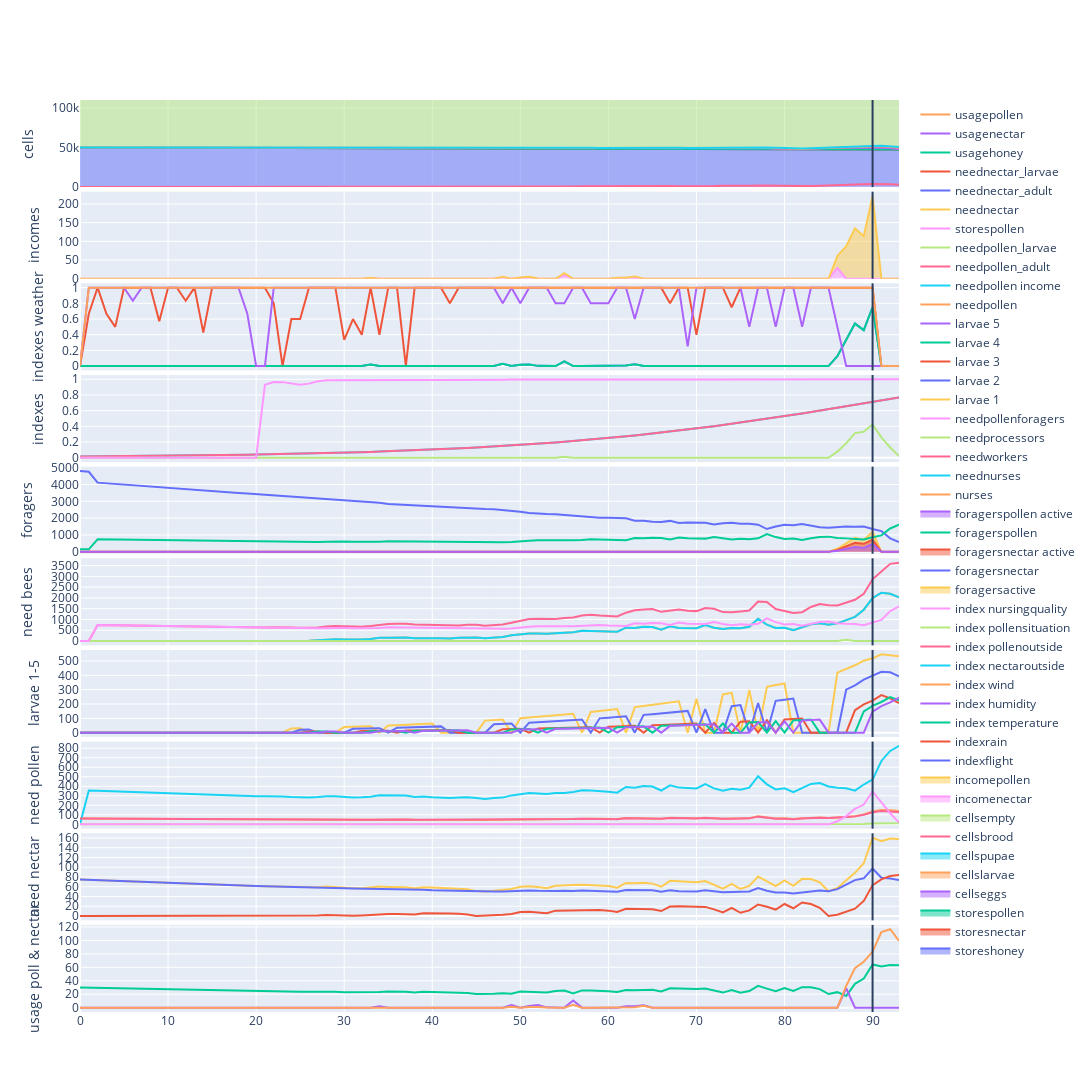

Notebook source saved alongside this figure:
### Markdown cell above
# Toutes les données
Ici on modélise toutes les données du model hopomo, et des données météo. Une barre verticale représente le jour courant.
Les données après sont donc la prévision sur 4 jours.

### Code cell
fig2 = make_subplots(rows=10, cols=1, vertical_spacing=0.005, shared_xaxes=True)
# Cells
fig2.add_trace(go.Scatter(y=data_simu["storeshoney"], name="storeshoney", mode='lines', xaxis="x", yaxis="y1",stackgroup='one'), row=1, col=1)
fig2.add_trace(go.Scatter(y=data_simu["storesnectar"], name="storesnectar", mode='lines', xaxis="x", yaxis="y1",stackgroup='one'), row=1, col=1)
fig2.add_trace(go.Scatter(y=data_simu["storespollen"], name="storespollen", mode='lines', xaxis="x", yaxis="y1",stackgroup='one'), row=1, col=1) 
fig2.add_trace(go.Scatter(y=data_simu["cellseggs"], name="cellseggs", mode='lines', xaxis="x", yaxis="y1",stackgroup='one'), row=1, col=1)
fig2.add_trace(go.Scatter(y=data_simu["cellslarvae"], name="cellslarvae", mode='lines', xaxis="x", yaxis="y1",stackgroup='one'), row=1, col=1)
fig2.add_trace(go.Scatter(y=data_simu["cellspupae"], name="cellspupae", mode='lines', xaxis="x", yaxis="y1",stackgroup='one'), row=1, col=1)
fig2.add_trace(go.Scatter(y=data_simu["cellsbrood"], name="cellsbrood", mode='lines', xaxis="x", yaxis="y1"), row=1, col=1)
fig2.add_trace(go.Scatter(y=data_simu["cellsempty"], name="cellsempty", mode='lines', xaxis="x", yaxis="y1",stackgroup='one'), row=1, col=1)


fig2.add_trace(go.Scatter(y=data_simu["incomenectar"], name="incomenectar", mode='lines', xaxis="x", yaxis="y1",stackgroup='one'),row=2, col=1)
fig2.add_trace(go.Scatter(y=data_simu["incomepollen"], name="incomepollen", mode='lines', xaxis="x", yaxis="y1",stackgroup='one'),
    row=2, col=1)

#Indexes
fig2.add_trace(go.Scatter(y=data_simu["indexflight"], name="indexflight", mode='lines', xaxis="x", yaxis="y1"), row=3, col=1)
fig2.add_trace(go.Scatter(y=data_simu["indexrain"], name="indexrain", mode='lines', xaxis="x", yaxis="y1"), row=3, col=1)
fig2.add_trace(go.Scatter(y=data_simu["indextemperature"], name="index temperature", mode='lines', xaxis="x", yaxis="y1"), row=3, col=1)
fig2.add_trace(go.Scatter(y=data_simu["indexhumidity"], name="index humidity", mode='lines', xaxis="x", yaxis="y1"), row=3, col=1)
fig2.add_trace(go.Scatter(y=data_simu["indexwind"], name="index wind", mode='lines', xaxis="x", yaxis="y1"), row=3, col=1)

fig2.add_trace(go.Scatter(y=data_simu["indexnectaroutside"], name="index nectaroutside", mode='lines', xaxis="x", yaxis="y1"), row=4, col=1)
fig2.add_trace(go.Scatter(y=data_simu["indexpollenoutside"], name="index pollenoutside", mode='lines', xaxis="x", yaxis="y1"), row=4, col=1)
fig2.add_trace(go.Scatter(y=data_simu["indexpollensituation"], name="index pollensituation", mode='lines', xaxis="x", yaxis="y1"), row=4, col=1)
fig2.add_trace(go.Scatter(y=data_simu["indexnursingquality"], name="index nursingquality", mode='lines', xaxis="x", yaxis="y1"), row=4, col=1)

fig2.add_trace(go.Scatter(y=data_simu["foragersactive"], name="foragersactive", mode='lines', xaxis="x", yaxis="y1",fill='tozeroy'), row=5, col=1)
fig2.add_trace(go.Scatter(y=data_simu["foragersnectar"], name="foragersnectar", mode='lines', xaxis="x", yaxis="y1"), row=5, col=1)
fig2.add_trace(go.Scatter(y=data_simu["foragersnectaractive"], name="foragersnectar active", mode='lines', xaxis="x", yaxis="y1",fill='tozeroy'), row=5, col=1)
fig2.add_trace(go.Scatter(y=data_simu["foragerspollen"], name="foragerspollen", mode='lines', xaxis="x", yaxis="y1"), row=5, col=1)
fig2.add_trace(go.Scatter(y=data_simu["foragerspollenactive"], name="foragerspollen active", mode='lines', xaxis="x", yaxis="y1",fill='tozeroy'), row=5, col=1)

fig2.add_trace(go.Scatter(y=data_simu["nurses"], name="nurses", mode='lines', xaxis="x", yaxis="y1"), row=6, col=1)
fig2.add_trace(go.Scatter(y=data_simu["neednurses"], name="neednurses", mode='lines', xaxis="x", yaxis="y1"), row=6, col=1)
fig2.add_trace(go.Scatter(y=data_simu["needworkers"], name="needworkers", mode='lines', xaxis="x", yaxis="y1"), row=6, col=1)
fig2.add_trace(go.Scatter(y=data_simu["needprocessors"], name="needprocessors", mode='lines', xaxis="x", yaxis="y1"), row=6, col=1)
fig2.add_trace(go.Scatter(y=data_simu["needpollenforagers"], name="needpollenforagers", mode='lines', xaxis="x", yaxis="y1"), row=6, col=1)

fig2.add_trace(go.Scatter(y=data_simu["larvae1"], name="larvae 1", mode='lines', xaxis="x", yaxis="y1"), row=7, col=1)
fig2.add_trace(go.Scatter(y=data_simu["larvae2"], name="larvae 2", mode='lines', xaxis="x", yaxis="y1"), row=7, col=1)
fig2.add_trace(go.Scatter(y=data_simu["larvae3"], name="larvae 3", mode='lines', xaxis="x", yaxis="y1"), row=7, col=1)
fig2.add_trace(go.Scatter(y=data_simu["larvae4"], name="larvae 4", mode='lines', xaxis="x", yaxis="y1"), row=7, col=1)
fig2.add_trace(go.Scatter(y=data_simu["larvae5"], name="larvae 5", mode='lines', xaxis="x", yaxis="y1"), row=7, col=1)

fig2.add_trace(go.Scatter(y=data_simu["needpollen"], name="needpollen", mode='lines', xaxis="x", yaxis="y1"),
    row=8, col=1)
fig2.add_trace(go.Scatter(y=data_simu["needpollenincome"], name="needpollen income", mode='lines', xaxis="x", yaxis="y1"),
    row=8, col=1)
fig2.add_trace(go.Scatter(y=data_simu["needpollen_adult"], name="needpollen_adult", mode='lines', xaxis="x", yaxis="y1"),
    row=8, col=1)
fig2.add_trace(go.Scatter(y=data_simu["needpollen_larvae"], name="needpollen_larvae", mode='lines', xaxis="x", yaxis="y1"),
    row=8, col=1)
fig2.add_trace(go.Scatter(y=data_simu["storespollen"], name="storespollen", mode='lines', xaxis="x", yaxis="y1"),
    row=8, col=1)


fig2.add_trace(go.Scatter(y=data_simu["neednectar"], name="neednectar", mode='lines', xaxis="x", yaxis="y1"),
    row=9, col=1)
fig2.add_trace(go.Scatter(y=data_simu["neednectar_adult"], name="neednectar_adult", mode='lines', xaxis="x", yaxis="y1"),
    row=9, col=1)
fig2.add_trace(go.Scatter(y=data_simu["neednectar_larvae"], name="neednectar_larvae", mode='lines', xaxis="x", yaxis="y1"),
    row=9, col=1)



fig2.add_trace(go.Scatter(y=data_simu["usagehoney"], name="usagehoney", mode='lines', xaxis="x", yaxis="y1"),
    row=10, col=1)
fig2.add_trace(go.Scatter(y=data_simu["usagenectar"], name="usagenectar", mode='lines', xaxis="x", yaxis="y1"),
    row=10, col=1)
fig2.add_trace(go.Scatter(y=data_simu["usagepollen"], name="usagepollen", mode='lines', xaxis="x", yaxis="y1"),
    row=10, col=1)

fig2.add_vline(x=today_number)


fig2.update_yaxes(title_text="cells", range=[0, 110000], row=1, col=1)
fig2.update_yaxes(title_text="incomes", row=2, col=1)
fig2.update_yaxes(title_text="indexes weather", nticks=10, row=3, col=1)
fig2.update_yaxes(title_text="indexes", nticks=10, row=4, col=1)
fig2.update_yaxes(title_text="foragers", nticks=10, row=5, col=1)
fig2.update_yaxes(title_text="need bees", nticks=10, row=6, col=1)
fig2.update_yaxes(title_text="larvae 1-5", nticks=10, row=7, col=1)
fig2.update_yaxes(title_text="need pollen", nticks=10, row=8, col=1)
fig2.update_yaxes(title_text="need nectar", nticks=10, row=9, col=1)
fig2.update_yaxes(title_text="usage poll & nectar", nticks=10, row=10, col=1)

fig2.update_traces(hovertemplate="day: %{x} <br>val: %{y:.1f}")
fig2.update_layout(autosize=False, height=3000, width=1200)
fig2.show()

### Figure 1 — Plotly figure (JSON) as saved in the notebook; plotly's stock layout.template omitted (floating-point values rounded to 4 significant figures)
{"data": [{"hovertemplate": "day: %{x} <br>val: %{y:.1f}", "mode": "lines", "name": "storeshoney", "stackgroup": "one", "type": "scatter", "xaxis": "x", "y": [50000, 49970.0, 49940.0, 49910.0, 49880.0, 49850.0, 49830.0, 49800.0, 49770.0, 49740.0, 49720.0, 49690.0, 49660.0, 49640.0, 49610.0, 49580.0, 49560.0, 49530.0, 49510.0, 49480.0, 49460.0, 49430.0, 49410.0, 49390.0, 49360.0, 49340.0, 49320.0, 49290.0, 49270.0, 49240.0, 49220.0, 49200.0, 49180.0, 49150.0, 49130.0, 49110.0, 49080.0, 49060.0, 49040.0, 49010.0, 48990.0, 48970.0, 48940.0, 48920.0, 48900.0, 48880.0, 48860.0, 48840.0, 48820.0, 48790.0, 48770.0, 48750.0, 48730.0, 48700.0, 48680.0, 48650.0, 48630.0, 48610.0, 48580.0, 48560.0, 48530.0, 48510.0, 48480.0, 48460.0, 48430.0, 48400.0, 48380.0, 48350.0, 48320.0, 48290.0, 48270.0, 48240.0, 48210.0, 48190.0, 48160.0, 48140.0, 48120.0, 48080.0, 48060.0, 48030.0, 48000.0, 47980.0, 47950.0, 47920.0, 47890.0, 47870.0, 47850.0, 47830.0, 47790.0, 47750.0, 47690.0, 47620.0, 47560.0, 47500.0], "yaxis": "y"}, {"hovertemplate": "day: %{x} <br>val: %{y:.1f}", "mode": "lines", "name": "storesnectar", "stackgroup": "one", "type": "scatter", "xaxis": "x", "y": [0, 0, 0, 0, 0, 0, 0, 0, 0, 0, 0, 0, 0, 0, 0, 0, 0, 0, 0, 0.07151, 0, 0, 0, 0, 0, 0, 0, 0, 0, 0, 0, 0, 0, 2.112, 0, 0, 0, 0, 0, 0, 0, 0, 0, 0, 0, 0, 0, 0, 4.054, 0, 2.548, 3.951, 0.4289, 0, 0, 10.64, 0, 0, 0, 0, 0, 2.16, 2.069, 3.609, 0, 0, 0, 0, 0, 0, 0, 0, 0, 0, 0, 0, 0, 0, 0, 0, 0, 0, 0, 0, 0, 0, 28.79, 0, 0, 0, 0, 0, 0, 0], "yaxis": "y"}, {"hovertemplate": "day: %{x} <br>val: %{y:.1f}", "mode": "lines", "name": "storespollen", "stackgroup": "one", "type": "scatter", "xaxis": "x", "y": [0, 0, 0, 0, 0, 0, 0, 0, 0, 0, 0, 0, 0, 0, 0, 0, 0, 0, 0, 0.01938, 0, 0, 0, 0, 0, 0, 0, 0, 0, 0, 0, 0, 0, 0.4232, 0, 0, 0, 0, 0, 0, 0, 0, 0, 0, 0, 0, 0, 0, 1.17, 0, 0.85, 1.139, 0.1294, 0, 0, 4.15, 0, 0, 0, 0, 0, 0.7677, 0.7207, 2.672, 0, 0, 0, 0, 0, 0, 0, 0, 0, 0, 0, 0, 0, 0, 0, 0, 0, 0, 0, 0, 0, 0, 32.2, 86.49, 162.4, 207.9, 345.7, 233.2, 116.7, 17.25], "yaxis": "y"}, {"hovertemplate": "day: %{x} <br>val: %{y:.1f}", "mode": "lines", "name": "cellseggs", "stackgroup": "one", "type": "scatter", "xaxis": "x", "y": [0, 0, 0, 0, 0, 0, 0, 0, 0, 0, 0, 0, 0, 0, 0, 0, 0, 0, 0, 0, 0, 41.1, 83.04, 80.55, 40.63, 0, 0, 54.85, 110.8, 167.9, 176.2, 118.4, 129.5, 140.9, 213.4, 223.9, 234.7, 246.1, 165.1, 83.27, 0, 0, 0, 117.3, 236.7, 358.0, 240.1, 261.6, 283.9, 429.6, 449.6, 469.9, 491.1, 513.1, 344.1, 374.2, 405.0, 612.0, 639.2, 428.5, 464.6, 500.9, 755.9, 787.7, 821.4, 856.2, 573.3, 618.5, 320.9, 311.2, 372.2, 748.2, 725.7, 780.7, 404.0, 838.7, 896.3, 1348.0, 899.6, 450.1, 0, 0, 0, 584.1, 1169.0, 1755.0, 1809.0, 1863.0, 1917.0, 1972.0, 2027.0, 2084.0, 1386.0, 692.2], "yaxis": "y"}, {"hovertemplate": "day: %{x} <br>val: %{y:.1f}", "mode": "lines", "name": "cellslarvae", "stackgroup": "one", "type": "scatter", "xaxis": "x", "y": [0, 0, 0, 0, 0, 0, 0, 0, 0, 0, 0, 0, 0, 0, 0, 0, 0, 0, 0, 0, 0, 0, 0, 0, 29.48, 51.4, 29.96, 16.83, 16.13, 8.221, 39.34, 68.54, 83.3, 97.99, 65.59, 85.78, 110.9, 117.9, 124.5, 143.7, 150.7, 91.52, 49.85, 33.07, 16.85, 0, 84.17, 146.4, 177.4, 112.0, 173.7, 224.1, 237.9, 250.2, 288.2, 301.1, 316.2, 192.0, 249.1, 319.7, 338.2, 355.4, 238.1, 308.5, 396.8, 418.3, 438.1, 504.3, 525.2, 318.4, 410.7, 279.2, 126.6, 330.6, 525.7, 269.3, 450.3, 352.3, 480.3, 634.2, 744.9, 419.4, 273.0, 180.1, 91.08, 0, 418.9, 741.7, 956.9, 1217.0, 1474.0, 1632.0, 1658.0, 1603.0], "yaxis": "y"}, {"hovertemplate": "day: %{x} <br>val: %{y:.1f}", "mode": "lines", "name": "cellspupae", "stackgroup": "one", "type": "scatter", "xaxis": "x", "y": [0, 0, 0, 0, 0, 0, 0, 0, 0, 0, 0, 0, 0, 0, 0, 0, 0, 0, 0, 0, 0, 0, 0, 0, 0, 0, 0, 0, 0, 7.817, 16.02, 16.01, 15.99, 15.97, 15.96, 26.38, 37.3, 48.78, 60.81, 60.75, 73.96, 80.09, 86.48, 101.7, 117.7, 134.4, 134.2, 123.8, 112.9, 101.4, 89.33, 111.6, 121.8, 132.4, 117.9, 129.5, 141.7, 154.3, 184.8, 217.2, 250.7, 285.5, 285.2, 301.2, 317.6, 334.9, 378.3, 351.3, 370.7, 390.8, 411.4, 432.4, 454.7, 477.7, 477.2, 501.8, 461.9, 420.1, 447.2, 520.4, 472.9, 502.8, 451.6, 483.2, 515.5, 548.5, 547.9, 485.2, 484.7, 484.3, 413.8, 487.6, 672.1, 804.9], "yaxis": "y"}, {"hovertemplate": "day: %{x} <br>val: %{y:.1f}", "mode": "lines", "name": "cellsbrood", "type": "scatter", "xaxis": "x", "y": [0, 0, 0, 0, 0, 0, 0, 0, 0, 0, 0, 0, 0, 0, 0, 0, 0, 0, 0, 0, 0, 41.1, 83.04, 80.55, 70.1, 51.4, 29.96, 71.68, 126.9, 183.9, 231.6, 203.0, 228.8, 254.8, 294.9, 336.1, 382.9, 412.8, 350.5, 287.8, 224.7, 171.6, 136.3, 252.2, 371.2, 492.3, 458.5, 531.8, 574.2, 643.0, 712.6, 805.5, 850.9, 895.8, 750.2, 804.9, 862.9, 958.3, 1073.0, 965.4, 1053.0, 1142.0, 1279.0, 1397.0, 1536.0, 1609.0, 1390.0, 1474.0, 1217.0, 1020.0, 1194.0, 1460.0, 1307.0, 1589.0, 1407.0, 1610.0, 1809.0, 2120.0, 1827.0, 1605.0, 1218.0, 922.2, 724.6, 1247.0, 1775.0, 2303.0, 2776.0, 3090.0, 3359.0, 3673.0, 3915.0, 4204.0, 3717.0, 3100.0], "yaxis": "y"}, {"hovertemplate": "day: %{x} <br>val: %{y:.1f}", "mode": "lines", "name": "cellsempty", "stackgroup": "one", "type": "scatter", "xaxis": "x", "y": [200000, 200000.0, 200100.0, 200100.0, 200100.0, 200100.0, 200200.0, 200200.0, 200200.0, 200300.0, 200300.0, 200300.0, 200300.0, 200400.0, 200400.0, 200400.0, 200400.0, 200500.0, 200500.0, 200500.0, 200500.0, 200500.0, 200500.0, 200500.0, 200600.0, 200600.0, 200700.0, 200600.0, 200600.0, 200600.0, 200500.0, 200600.0, 200600.0, 200600.0, 200600.0, 200600.0, 200500.0, 200500.0, 200600.0, 200700.0, 200800.0, 200900.0, 200900.0, 200800.0, 200700.0, 200600.0, 200700.0, 200600.0, 200600.0, 200600.0, 200500.0, 200400.0, 200400.0, 200400.0, 200600.0, 200500.0, 200500.0, 200400.0, 200300.0, 200500.0, 200400.0, 200300.0, 200200.0, 200100.0, 200000.0, 200000.0, 200200.0, 200200.0, 200500.0, 200700.0, 200500.0, 200300.0, 200500.0, 200200.0, 200400.0, 200200.0, 200100.0, 199800.0, 200100.0, 200400.0, 200800.0, 201100.0, 201300.0, 200800.0, 200300.0, 199800.0, 199300.0, 199000.0, 198700.0, 198400.0, 198100.0, 197900.0, 198600.0, 199400.0], "yaxis": "y"}, {"hovertemplate": "day: %{x} <br>val: %{y:.1f}", "mode": "lines", "name": "incomenectar", "stackgroup": "one", "type": "scatter", "xaxis": "x2", "y": [0, 0, 0, 0, 0, 0, 0, 0, 0, 0, 0, 0, 0, 0, 0, 0, 0, 0, 0, 0.07151, 0, 0, 0, 0, 0, 0, 0, 0, 0, 0, 0, 0, 0, 2.112, 0, 0, 0, 0, 0, 0, 0, 0, 0, 0, 0, 0, 0, 0, 4.054, 0, 2.548, 3.951, 0.4289, 0, 0, 10.64, 0, 0, 0, 0, 0, 2.16, 2.069, 3.609, 0, 0, 0, 0, 0, 0, 0, 0, 0, 0, 0, 0, 0, 0, 0, 0, 0, 0, 0, 0, 0, 0, 28.79, 0, 0, 0, 0, 0, 0, 0], "yaxis": "y2"}, {"hovertemplate": "day: %{x} <br>val: %{y:.1f}", "mode": "lines", "name": "incomepollen", "stackgroup": "one", "type": "scatter", "xaxis": "x2", "y": [0, 0, 0, 0, 0, 0, 0, 0, 0, 0, 0, 0, 0, 0, 0, 0, 0, 0, 0, 0.01938, 0, 0, 0, 0, 0, 0, 0, 0, 0, 0, 0, 0, 0, 0.4232, 0, 0, 0, 0, 0, 0, 0, 0, 0, 0, 0, 0, 0, 0, 1.17, 0, 0.85, 1.139, 0.1294, 0, 0, 4.15, 0, 0, 0, 0, 0, 0.7677, 0.7207, 2.672, 0, 0, 0, 0, 0, 0, 0, 0, 0, 0, 0, 0, 0, 0, 0, 0, 0, 0, 0, 0, 0, 0, 32.2, 86.49, 134.7, 113.8, 221.2, 0, 0, 0], "yaxis": "y2"}, {"hovertemplate": "day: %{x} <br>val: %{y:.1f}", "mode": "lines", "name": "indexflight", "type": "scatter", "xaxis": "x3", "y": [0, 0, 0, 0, 0, 0, 0, 0, 0, 0, 0, 0, 0, 0, 0, 0, 0, 0, 0, 0.001667, 0, 0, 0, 0, 0, 0, 0, 0, 0, 0, 0, 0, 0, 0.0195, 0, 0, 0, 0, 0, 0, 0, 0, 0, 0, 0, 0, 0, 0, 0.02875, 0, 0.01725, 0.0205, 0.00225, 0, 0, 0.06075, 0, 0, 0, 0, 0, 0.0085, 0.008, 0.02425, 0, 0, 0, 0, 0, 0, 0, 0, 0, 0, 0, 0, 0, 0, 0, 0, 0, 0, 0, 0, 0, 0, 0.125, 0.3304, 0.5417, 0.4583, 0.75, 0, 0, 0], "yaxis": "y3"}, {"hovertemplate": "day: %{x} <br>val: %{y:.1f}", "mode": "lines", "name": "indexrain", "type": "scatter", "xaxis": "x3", "y": [0, 0.6667, 1, 0.6667, 0.5, 1, 1, 1, 1, 0.5714, 1, 1, 0.8333, 1, 0.4286, 1, 1, 1, 1, 1, 1, 1, 0.8, 0, 0.6, 0.6, 1, 1, 1, 1, 0.3333, 0.6, 0.4, 1, 0.4, 1, 1, 0, 1, 1, 1, 1, 0.8, 1, 1, 1, 1, 1, 1, 1, 1, 1, 1, 1, 1, 1, 1, 1, 1, 1, 1, 1, 1, 1, 1, 1, 1, 0.8, 1, 1, 0.4, 1, 1, 1, 0.75, 1, 1, 1, 1, 1, 1, 1, 1, 1, 1, 1, 1, 1, 1, 1, 1, 0, 0, 0], "yaxis": "y3"}, {"hovertemplate": "day: %{x} <br>val: %{y:.1f}", "mode": "lines", "name": "index temperature", "type": "scatter", "xaxis": "x3", "y": [0, 0, 0, 0, 0, 0, 0, 0, 0, 0, 0, 0, 0, 0, 0, 0, 0, 0, 0, 0.001667, 0, 0, 0, 0, 0, 0, 0, 0, 0, 0, 0, 0, 0, 0.0195, 0, 0, 0, 0, 0, 0, 0, 0, 0, 0, 0, 0, 0, 0, 0.02875, 0, 0.01725, 0.0205, 0.00225, 0, 0, 0.06075, 0, 0, 0, 0, 0, 0.0085, 0.008, 0.02425, 0, 0, 0, 0, 0, 0, 0, 0, 0, 0, 0, 0, 0, 0, 0, 0, 0, 0, 0, 0, 0, 0, 0.125, 0.3304, 0.5417, 0.4583, 0.75, 0, 0, 0], "yaxis": "y3"}, {"hovertemplate": "day: %{x} <br>val: %{y:.1f}", "mode": "lines", "name": "index humidity", "type": "scatter", "xaxis": "x3", "y": [0, 1, 1, 1, 1, 1, 0.8333, 1, 1, 1, 1, 1, 1, 1, 1, 1, 1, 1, 1, 0.6667, 0, 0, 1, 1, 1, 1, 1, 1, 1, 1, 1, 1, 1, 1, 1, 1, 1, 1, 1, 1, 1, 1, 1, 1, 1, 1, 1, 1, 0.8, 1, 0.8, 1, 1, 1, 0.8, 0.8, 1, 1, 0.8, 0.8, 0.8, 1, 1, 0.6, 1, 1, 1, 1, 1, 0.25, 1, 1, 1, 1, 1, 1, 0.5, 1, 1, 0.5, 1, 1, 0.5, 1, 1, 1, 0.5, 0, 0, 0, 0, 0, 0, 0], "yaxis": "y3"}, {"hovertemplate": "day: %{x} <br>val: %{y:.1f}", "mode": "lines", "name": "index wind", "type": "scatter", "xaxis": "x3", "y": [0, 1, 1, 1, 1, 1, 1, 1, 1, 1, 1, 1, 1, 1, 1, 1, 1, 1, 1, 1, 1, 1, 1, 1, 1, 1, 1, 1, 1, 1, 1, 1, 1, 1, 1, 1, 1, 1, 1, 1, 1, 1, 1, 1, 1, 1, 1, 1, 1, 1, 1, 1, 1, 1, 1, 1, 1, 1, 1, 1, 1, 1, 1, 1, 1, 1, 1, 1, 1, 1, 1, 1, 1, 1, 1, 1, 1, 1, 1, 1, 1, 1, 1, 1, 1, 1, 1, 1, 1, 1, 1, 0, 0, 0], "yaxis": "y3"}, {"hovertemplate": "day: %{x} <br>val: %{y:.1f}", "mode": "lines", "name": "index nectaroutside", "type": "scatter", "xaxis": "x4", "y": [0.01485, 0.01561, 0.0164, 0.01723, 0.0181, 0.01902, 0.01998, 0.02099, 0.02205, 0.02316, 0.02433, 0.02556, 0.02684, 0.02819, 0.02961, 0.0311, 0.03266, 0.03429, 0.03601, 0.03781, 0.0397, 0.04167, 0.04375, 0.04592, 0.0482, 0.05059, 0.05309, 0.05571, 0.05846, 0.06133, 0.06434, 0.06749, 0.07079, 0.07424, 0.07785, 0.08162, 0.08557, 0.08969, 0.094, 0.09851, 0.1032, 0.1081, 0.1132, 0.1186, 0.1242, 0.13, 0.136, 0.1424, 0.1489, 0.1558, 0.1629, 0.1703, 0.178, 0.186, 0.1943, 0.2029, 0.2118, 0.2211, 0.2307, 0.2406, 0.2509, 0.2615, 0.2725, 0.2838, 0.2955, 0.3075, 0.3199, 0.3327, 0.3458, 0.3593, 0.3732, 0.3874, 0.4019, 0.4168, 0.432, 0.4475, 0.4634, 0.4795, 0.496, 0.5127, 0.5297, 0.547, 0.5645, 0.5822, 0.6001, 0.6182, 0.6364, 0.6548, 0.6733, 0.6919, 0.7106, 0.7293, 0.7481, 0.7668], "yaxis": "y4"}, {"hovertemplate": "day: %{x} <br>val: %{y:.1f}", "mode": "lines", "name": "index pollenoutside", "type": "scatter", "xaxis": "x4", "y": [0.01485, 0.01561, 0.0164, 0.01723, 0.0181, 0.01902, 0.01998, 0.02099, 0.02205, 0.02316, 0.02433, 0.02556, 0.02684, 0.02819, 0.02961, 0.0311, 0.03266, 0.03429, 0.03601, 0.03781, 0.0397, 0.04167, 0.04375, 0.04592, 0.0482, 0.05059, 0.05309, 0.05571, 0.05846, 0.06133, 0.06434, 0.06749, 0.07079, 0.07424, 0.07785, 0.08162, 0.08557, 0.08969, 0.094, 0.09851, 0.1032, 0.1081, 0.1132, 0.1186, 0.1242, 0.13, 0.136, 0.1424, 0.1489, 0.1558, 0.1629, 0.1703, 0.178, 0.186, 0.1943, 0.2029, 0.2118, 0.2211, 0.2307, 0.2406, 0.2509, 0.2615, 0.2725, 0.2838, 0.2955, 0.3075, 0.3199, 0.3327, 0.3458, 0.3593, 0.3732, 0.3874, 0.4019, 0.4168, 0.432, 0.4475, 0.4634, 0.4795, 0.496, 0.5127, 0.5297, 0.547, 0.5645, 0.5822, 0.6001, 0.6182, 0.6364, 0.6548, 0.6733, 0.6919, 0.7106, 0.7293, 0.7481, 0.7668], "yaxis": "y4"}, {"hovertemplate": "day: %{x} <br>val: %{y:.1f}", "mode": "lines", "name": "index pollensituation", "type": "scatter", "xaxis": "x4", "y": [0, 0, 0, 0, 0, 0, 0, 0, 0, 0, 0, 0, 0, 0, 0, 0, 0, 0, 0, 6.496e-05, 0, 0, 0, 0, 0, 0, 0, 0, 0, 0, 0, 0, 0, 0.001455, 0, 0, 0, 0, 0, 0, 0, 0, 0, 0, 0, 0, 0, 0, 0.004136, 0, 0.002642, 0.003445, 0.0003964, 0, 0, 0.01239, 0, 0, 0, 0, 0, 0.002293, 0.001824, 0.006866, 0, 0, 0, 0, 0, 0, 0, 0, 0, 0, 0, 0, 0, 0, 0, 0, 0, 0, 0, 0, 0, 0, 0.07712, 0.185, 0.3138, 0.3312, 0.4232, 0.2588, 0.1306, 0.01987], "yaxis": "y4"}, {"hovertemplate": "day: %{x} <br>val: %{y:.1f}", "mode": "lines", "name": "index nursingquality", "type": "scatter", "xaxis": "x4", "y": [0, 0, 0, 0, 0, 0, 0, 0, 0, 0, 0, 0, 0, 0, 0, 0, 0, 0, 0, 0, 0, 0.9313, 0.9648, 0.9637, 0.9424, 0.9301, 0.9448, 0.9748, 0.9868, 0.988, 0.9854, 0.9842, 0.9869, 0.99, 0.9934, 0.9934, 0.9941, 0.9941, 0.9926, 0.9934, 0.9925, 0.9925, 0.9915, 0.9934, 0.9941, 0.9939, 0.9925, 0.994, 0.9947, 0.9963, 0.9969, 0.9972, 0.9971, 0.997, 0.9972, 0.9974, 0.9975, 0.9979, 0.9979, 0.9977, 0.9977, 0.9977, 0.9984, 0.9984, 0.9985, 0.9985, 0.9981, 0.9985, 0.9984, 0.9983, 0.9983, 0.9987, 0.9984, 0.9982, 0.9983, 0.9983, 0.9985, 0.999, 0.9987, 0.9983, 0.9984, 0.998, 0.9984, 0.9987, 0.9988, 0.9987, 0.9988, 0.999, 0.9991, 0.9993, 0.9995, 0.9996, 0.9995, 0.9995], "yaxis": "y4"}, {"fill": "tozeroy", "hovertemplate": "day: %{x} <br>val: %{y:.1f}", "mode": "lines", "name": "foragersactive", "type": "scatter", "xaxis": "x5", "y": [0, 0, 0, 0, 0, 0, 0, 0, 0, 0, 0, 0, 0, 0, 0, 0, 0, 0, 0, 0.2577, 0, 0, 0, 0, 0, 0, 0, 0, 0, 0, 0, 0, 0, 5.142, 0, 0, 0, 0, 0, 0, 0, 0, 0, 0, 0, 0, 0, 0, 13.12, 0, 8.455, 10.4, 1.182, 0, 0, 35.46, 0, 0, 0, 0, 0, 6.032, 5.855, 18.34, 0, 0, 0, 0, 0, 0, 0, 0, 0, 0, 0, 0, 0, 0, 0, 0, 0, 0, 0, 0, 0, 0, 183.9, 498.7, 829.5, 710.5, 1188.0, 0, 0, 0], "yaxis": "y5"}, {"hovertemplate": "day: %{x} <br>val: %{y:.1f}", "mode": "lines", "name": "foragersnectar", "type": "scatter", "xaxis": "x5", "y": [4800, 4752, 4109.0, 4068.0, 4027.0, 3987.0, 3947.0, 3908.0, 3869.0, 3830.0, 3792.0, 3754.0, 3716.0, 3679.0, 3642.0, 3606.0, 3570.0, 3534.0, 3499.0, 3464.0, 3429.0, 3395.0, 3352.0, 3310.0, 3277.0, 3250.0, 3219.0, 3184.0, 3138.0, 3082.0, 3046.0, 3027.0, 2998.0, 2959.0, 2913.0, 2846.0, 2817.0, 2776.0, 2748.0, 2742.0, 2699.0, 2684.0, 2658.0, 2641.0, 2594.0, 2558.0, 2540.0, 2535.0, 2488.0, 2451.0, 2375.0, 2312.0, 2268.0, 2249.0, 2239.0, 2192.0, 2165.0, 2120.0, 2052.0, 2030.0, 2024.0, 2002.0, 1992.0, 1845.0, 1842.0, 1784.0, 1770.0, 1839.0, 1708.0, 1741.0, 1731.0, 1727.0, 1618.0, 1695.0, 1722.0, 1665.0, 1675.0, 1616.0, 1354.0, 1505.0, 1609.0, 1575.0, 1652.0, 1546.0, 1456.0, 1432.0, 1482.0, 1504.0, 1483.0, 1503.0, 1358.0, 1235.0, 800.5, 580.5], "yaxis": "y5"}, {"fill": "tozeroy", "hovertemplate": "day: %{x} <br>val: %{y:.1f}", "mode": "lines", "name": "foragersnectar active", "type": "scatter", "xaxis": "x5", "y": [0, 0, 0, 0, 0, 0, 0, 0, 0, 0, 0, 0, 0, 0, 0, 0, 0, 0, 0, 0.2183, 0, 0, 0, 0, 0, 0, 0, 0, 0, 0, 0, 0, 0, 4.283, 0, 0, 0, 0, 0, 0, 0, 0, 0, 0, 0, 0, 0, 0, 10.65, 0, 6.674, 8.071, 0.9083, 0, 0, 27.02, 0, 0, 0, 0, 0, 4.45, 4.342, 12.7, 0, 0, 0, 0, 0, 0, 0, 0, 0, 0, 0, 0, 0, 0, 0, 0, 0, 0, 0, 0, 0, 0, 117.9, 325.5, 540.8, 476.5, 723.9, 0, 0, 0], "yaxis": "y5"}, {"hovertemplate": "day: %{x} <br>val: %{y:.1f}", "mode": "lines", "name": "foragerspollen", "type": "scatter", "xaxis": "x5", "y": [150, 148.5, 742.5, 735.1, 727.7, 720.4, 713.2, 706.1, 699.0, 692.1, 685.1, 678.3, 671.5, 664.8, 658.1, 651.6, 645.0, 638.6, 632.2, 625.9, 619.6, 613.4, 615.8, 618.3, 611.8, 599.8, 592.8, 589.6, 597.7, 616.5, 614.8, 597.3, 589.5, 593.1, 603.2, 634.8, 628.6, 635.0, 629.1, 600.8, 610.3, 594.3, 589.7, 574.0, 589.0, 592.6, 578.9, 556.1, 574.8, 585.0, 633.8, 666.3, 684.1, 677.5, 662.6, 684.4, 687.2, 708.5, 747.5, 740.1, 718.0, 711.6, 694.0, 819.7, 803.1, 840.8, 828.2, 741.0, 853.5, 804.2, 797.7, 785.9, 878.8, 787.8, 734.8, 778.9, 755.9, 803.4, 1053.0, 876.4, 763.3, 788.9, 704.0, 802.8, 885.4, 903.7, 828.9, 800.6, 791.5, 737.7, 871.7, 979.0, 1388.0, 1608.0], "yaxis": "y5"}, {"fill": "tozeroy", "hovertemplate": "day: %{x} <br>val: %{y:.1f}", "mode": "lines", "name": "foragerspollen active", "type": "scatter", "xaxis": "x5", "y": [0, 0, 0, 0, 0, 0, 0, 0, 0, 0, 0, 0, 0, 0, 0, 0, 0, 0, 0, 0.03944, 0, 0, 0, 0, 0, 0, 0, 0, 0, 0, 0, 0, 0, 0.8585, 0, 0, 0, 0, 0, 0, 0, 0, 0, 0, 0, 0, 0, 0, 2.461, 0, 1.781, 2.326, 0.274, 0, 0, 8.435, 0, 0, 0, 0, 0, 1.582, 1.513, 5.642, 0, 0, 0, 0, 0, 0, 0, 0, 0, 0, 0, 0, 0, 0, 0, 0, 0, 0, 0, 0, 0, 0, 65.95, 173.2, 288.7, 234.0, 464.6, 0, 0, 0], "yaxis": "y5"}, {"hovertemplate": "day: %{x} <br>val: %{y:.1f}", "mode": "lines", "name": "nurses", "type": "scatter", "xaxis": "x6", "y": [0, 0, 0, 0, 0, 0, 0, 0, 0, 0, 0, 0, 0, 0, 0, 0, 0, 0, 0, 0, 0, 13.56, 27.4, 26.58, 16.35, 13.31, 17.1, 38.63, 74.56, 82.65, 67.38, 62.12, 75.14, 98.72, 151.6, 150.7, 168.3, 168.1, 134.2, 150.0, 131.8, 132.5, 116.7, 150.2, 167.5, 162.5, 132.0, 165.1, 188.9, 265.8, 316.5, 351.3, 345.5, 333.5, 359.2, 382.1, 406.7, 476.0, 472.3, 441.4, 440.5, 430.7, 620.2, 606.7, 659.6, 647.2, 525.7, 683.2, 606.3, 602.3, 589.7, 742.7, 615.5, 553.3, 600.0, 596.3, 663.4, 1030.0, 762.2, 604.7, 612.6, 507.0, 634.2, 777.6, 829.0, 760.0, 819.7, 969.1, 1122.0, 1453.0, 1993.0, 2242.0, 2192.0, 2029.0], "yaxis": "y6"}, {"hovertemplate": "day: %{x} <br>val: %{y:.1f}", "mode": "lines", "name": "neednurses", "type": "scatter", "xaxis": "x6", "y": [0, 0, 0, 0, 0, 0, 0, 0, 0, 0, 0, 0, 0, 0, 0, 0, 0, 0, 0, 0, 0, 13.56, 27.4, 26.58, 16.35, 13.31, 17.1, 38.63, 74.56, 82.65, 67.38, 62.12, 75.14, 98.72, 151.6, 150.7, 168.3, 168.1, 134.2, 150.0, 131.8, 132.5, 116.7, 150.2, 167.5, 162.5, 132.0, 165.1, 188.9, 265.8, 316.5, 351.3, 345.5, 333.5, 359.2, 382.1, 406.7, 476.0, 472.3, 441.4, 440.5, 430.7, 620.2, 606.7, 659.6, 647.2, 525.7, 683.2, 606.3, 602.3, 589.7, 742.7, 615.5, 553.3, 600.0, 596.3, 663.4, 1030.0, 762.2, 604.7, 612.6, 507.0, 634.2, 777.6, 829.0, 760.0, 819.7, 969.1, 1122.0, 1453.0, 1993.0, 2242.0, 2192.0, 2029.0], "yaxis": "y6"}, {"hovertemplate": "day: %{x} <br>val: %{y:.1f}", "mode": "lines", "name": "needworkers", "type": "scatter", "xaxis": "x6", "y": [0, 0, 742.5, 735.1, 727.7, 720.4, 713.2, 706.1, 699.0, 692.1, 685.1, 678.3, 671.5, 664.8, 658.1, 651.6, 645.0, 638.6, 632.2, 625.9, 619.6, 627.0, 643.2, 644.9, 628.2, 613.1, 609.9, 628.3, 672.3, 699.1, 682.1, 659.4, 664.6, 691.8, 754.7, 785.5, 797.0, 803.0, 763.3, 750.8, 742.1, 726.7, 706.4, 724.2, 756.5, 755.1, 710.9, 721.2, 763.7, 850.8, 950.3, 1018.0, 1030.0, 1011.0, 1022.0, 1066.0, 1094.0, 1185.0, 1220.0, 1181.0, 1158.0, 1142.0, 1314.0, 1426.0, 1463.0, 1488.0, 1354.0, 1424.0, 1460.0, 1406.0, 1387.0, 1529.0, 1494.0, 1341.0, 1335.0, 1375.0, 1419.0, 1833.0, 1815.0, 1481.0, 1376.0, 1296.0, 1338.0, 1580.0, 1714.0, 1664.0, 1649.0, 1770.0, 1914.0, 2191.0, 2864.0, 3221.0, 3580.0, 3637.0], "yaxis": "y6"}, {"hovertemplate": "day: %{x} <br>val: %{y:.1f}", "mode": "lines", "name": "needprocessors", "type": "scatter", "xaxis": "x6", "y": [0, 0, 0, 0, 0, 0, 0, 0, 0, 0, 0, 0, 0, 0, 0, 0, 0, 0, 0, 0, 0.143, 0, 0, 0, 0, 0, 0, 0, 0, 0, 0, 0, 0, 0, 4.223, 0, 0, 0, 0, 0, 0, 0, 0, 0, 0, 0, 0, 0, 0, 8.107, 0, 5.096, 7.901, 0.8579, 0, 0, 21.27, 0, 0, 0, 0, 0, 4.32, 4.137, 7.218, 0, 0, 0, 0, 0, 0, 0, 0, 0, 0, 0, 0, 0, 0, 0, 0, 0, 0, 0, 0, 0, 0, 57.58, 0, 0, 0, 0, 0, 0], "yaxis": "y6"}, {"hovertemplate": "day: %{x} <br>val: %{y:.1f}", "mode": "lines", "name": "needpollenforagers", "type": "scatter", "xaxis": "x6", "y": [0, 0, 742.5, 735.1, 727.7, 720.4, 713.2, 706.1, 699.0, 692.1, 685.1, 678.3, 671.5, 664.8, 658.1, 651.6, 645.0, 638.6, 632.2, 625.9, 619.6, 613.4, 615.8, 618.3, 611.8, 599.8, 592.8, 589.6, 597.7, 616.5, 614.8, 597.3, 589.5, 593.1, 603.2, 634.8, 628.6, 635.0, 629.1, 600.8, 610.3, 594.3, 589.7, 574.0, 589.0, 592.6, 578.9, 556.1, 574.8, 585.0, 633.8, 666.3, 684.1, 677.5, 662.6, 684.4, 687.2, 708.5, 747.5, 740.1, 718.0, 711.6, 694.0, 819.7, 803.1, 840.8, 828.2, 741.0, 853.5, 804.2, 797.7, 785.9, 878.8, 787.8, 734.8, 778.9, 755.9, 803.4, 1053.0, 876.4, 763.3, 788.9, 704.0, 802.8, 885.4, 903.7, 828.9, 800.6, 791.5, 737.7, 871.7, 979.0, 1388.0, 1608.0], "yaxis": "y6"}, {"hovertemplate": "day: %{x} <br>val: %{y:.1f}", "mode": "lines", "name": "larvae 1", "type": "scatter", "xaxis": "x7", "y": [0, 0, 0, 0, 0, 0, 0, 0, 0, 0, 0, 0, 0, 0, 0, 0, 0, 0, 0, 0, 0, 0, 0, 0, 29.48, 30.97, 0, 0, 0, 0, 39.34, 41.28, 43.36, 45.5, 0, 50.05, 52.5, 55.03, 57.85, 60.44, 63.47, 0, 0, 0, 0, 0, 84.17, 88.12, 92.07, 0, 101.0, 105.8, 110.7, 115.7, 120.7, 126.3, 132.4, 0, 144.3, 150.5, 157.2, 164.4, 0, 178.7, 186.5, 193.6, 202.1, 210.9, 219.4, 0, 237.2, 0, 0, 267.0, 277.7, 0, 298.7, 0, 320.5, 332.0, 343.1, 0, 0, 0, 0, 0, 418.9, 441.8, 470.0, 502.1, 518.6, 546.8, 537.8, 532.8], "yaxis": "y7"}, {"hovertemplate": "day: %{x} <br>val: %{y:.1f}", "mode": "lines", "name": "larvae 2", "type": "scatter", "xaxis": "x7", "y": [0, 0, 0, 0, 0, 0, 0, 0, 0, 0, 0, 0, 0, 0, 0, 0, 0, 0, 0, 0, 0, 0, 0, 0, 0, 20.43, 21.46, 0, 0, 0, 0, 27.26, 28.61, 30.05, 31.55, 0, 34.68, 36.38, 38.14, 40.09, 41.88, 43.99, 0, 0, 0, 0, 0, 58.33, 61.07, 63.92, 0, 70.05, 73.42, 76.74, 80.19, 83.65, 87.99, 91.76, 0, 99.99, 104.3, 108.9, 114.0, 0, 124.2, 129.2, 134.2, 140.1, 146.2, 152.0, 0, 164.4, 0, 0, 185.0, 192.4, 0, 207.0, 0, 222.1, 230.1, 237.8, 0, 0, 0, 0, 0, 299.9, 330.4, 369.5, 397.4, 424.6, 421.0, 393.6], "yaxis": "y7"}, {"hovertemplate": "day: %{x} <br>val: %{y:.1f}", "mode": "lines", "name": "larvae 3", "type": "scatter", "xaxis": "x7", "y": [0, 0, 0, 0, 0, 0, 0, 0, 0, 0, 0, 0, 0, 0, 0, 0, 0, 0, 0, 0, 0, 0, 0, 0, 0, 0, 8.494, 8.924, 0, 0, 0, 0, 11.34, 11.89, 12.52, 13.12, 0, 14.42, 15.13, 15.86, 16.67, 17.42, 18.29, 0, 0, 0, 0, 0, 24.25, 25.54, 26.58, 0, 29.27, 30.54, 31.91, 33.34, 35.37, 36.59, 38.15, 0, 41.58, 43.37, 45.44, 47.52, 0, 51.64, 53.73, 55.79, 58.24, 60.78, 63.21, 0, 68.36, 0, 0, 76.93, 80.01, 0, 86.08, 0, 92.34, 95.68, 98.87, 0, 0, 0, 0, 0, 156.5, 196.9, 223.9, 261.8, 239.8, 206.8], "yaxis": "y7"}, {"hovertemplate": "day: %{x} <br>val: %{y:.1f}", "mode": "lines", "name": "larvae 4", "type": "scatter", "xaxis": "x7", "y": [0, 0, 0, 0, 0, 0, 0, 0, 0, 0, 0, 0, 0, 0, 0, 0, 0, 0, 0, 0, 0, 0, 0, 0, 0, 0, 0, 7.904, 8.305, 0, 0, 0, 0, 10.55, 11.07, 11.65, 12.21, 0, 13.42, 14.08, 14.76, 15.51, 16.21, 17.02, 0, 0, 0, 0, 0, 22.58, 23.76, 24.74, 0, 27.24, 28.43, 29.7, 31.05, 32.92, 34.05, 35.51, 0, 38.69, 40.37, 42.29, 44.24, 0, 48.05, 50.0, 51.92, 54.2, 56.56, 58.82, 0, 63.62, 0, 0, 71.59, 74.46, 0, 80.1, 0, 85.94, 89.04, 92.0, 0, 0, 0, 0, 0, 148.6, 187.1, 214.0, 247.7, 225.0], "yaxis": "y7"}, {"hovertemplate": "day: %{x} <br>val: %{y:.1f}", "mode": "lines", "name": "larvae 5", "type": "scatter", "xaxis": "x7", "y": [0, 0, 0, 0, 0, 0, 0, 0, 0, 0, 0, 0, 0, 0, 0, 0, 0, 0, 0, 0, 0, 0, 0, 0, 0, 0, 0, 0, 7.825, 8.221, 0, 0, 0, 0, 10.44, 10.96, 11.53, 12.09, 0, 13.29, 13.94, 14.61, 15.36, 16.04, 16.85, 0, 0, 0, 0, 0, 22.35, 23.53, 24.49, 0, 26.96, 28.14, 29.4, 30.74, 32.59, 33.71, 35.15, 0, 38.31, 39.96, 41.87, 43.8, 0, 47.57, 49.5, 51.4, 53.65, 55.99, 58.23, 0, 62.98, 0, 0, 70.87, 73.71, 0, 79.3, 0, 85.08, 88.15, 91.08, 0, 0, 0, 0, 0, 147.1, 185.2, 211.9, 245.2], "yaxis": "y7"}, {"hovertemplate": "day: %{x} <br>val: %{y:.1f}", "mode": "lines", "name": "needpollen", "type": "scatter", "xaxis": "x8", "y": [60, 59.4, 58.81, 58.22, 57.64, 57.06, 56.49, 55.92, 55.36, 54.81, 54.26, 53.72, 53.18, 52.65, 52.12, 51.6, 51.09, 50.58, 50.07, 49.57, 49.07, 49.26, 49.47, 48.95, 47.99, 47.43, 47.17, 47.82, 49.32, 49.18, 47.78, 47.16, 47.44, 48.32, 50.78, 50.29, 50.8, 50.33, 48.06, 48.82, 47.54, 47.18, 45.92, 47.12, 47.41, 46.31, 44.49, 45.99, 46.99, 50.71, 53.45, 54.91, 54.22, 53.0, 54.75, 55.67, 56.68, 59.8, 59.21, 57.44, 56.93, 55.64, 65.7, 64.69, 67.26, 66.25, 59.28, 68.28, 64.33, 63.82, 62.87, 70.3, 63.02, 58.79, 62.31, 60.47, 64.27, 84.24, 70.12, 61.07, 63.12, 56.32, 64.23, 70.83, 72.3, 66.31, 69.42, 77.74, 86.09, 104.4, 135.9, 149.9, 148.1, 140.2], "yaxis": "y8"}, {"hovertemplate": "day: %{x} <br>val: %{y:.1f}", "mode": "lines", "name": "needpollen income", "type": "scatter", "xaxis": "x8", "y": [0, 356.4, 352.8, 349.3, 345.8, 342.4, 338.9, 335.5, 332.2, 328.9, 325.6, 322.3, 319.1, 315.9, 312.7, 309.6, 306.5, 303.5, 300.4, 297.4, 294.4, 295.6, 296.8, 293.7, 287.9, 284.6, 283.0, 286.9, 295.9, 295.1, 286.7, 283.0, 284.7, 289.5, 304.7, 301.7, 304.8, 302.0, 288.4, 292.9, 285.3, 283.1, 275.5, 282.7, 284.4, 277.9, 266.9, 275.9, 280.8, 304.2, 319.8, 328.3, 325.2, 318.0, 328.5, 329.8, 340.1, 358.8, 355.2, 344.6, 341.6, 333.1, 393.5, 385.5, 403.6, 397.5, 355.7, 409.7, 386.0, 382.9, 377.2, 421.8, 378.1, 352.7, 373.9, 362.8, 385.6, 505.4, 420.7, 366.4, 378.7, 337.9, 385.4, 425.0, 433.8, 397.9, 384.3, 379.9, 354.1, 418.4, 469.9, 666.2, 771.8, 824.1], "yaxis": "y8"}, {"hovertemplate": "day: %{x} <br>val: %{y:.1f}", "mode": "lines", "name": "needpollen_adult", "type": "scatter", "xaxis": "x8", "y": [60, 59.4, 58.81, 58.22, 57.64, 57.06, 56.49, 55.92, 55.36, 54.81, 54.26, 53.72, 53.18, 52.65, 52.12, 51.6, 51.09, 50.58, 50.07, 49.57, 49.07, 49.26, 49.47, 48.95, 47.96, 47.33, 47.06, 47.67, 49.01, 48.96, 47.74, 47.04, 47.25, 47.99, 50.2, 49.73, 50.18, 49.75, 47.64, 48.02, 46.7, 46.36, 45.2, 46.48, 46.95, 46.31, 44.4, 45.72, 46.57, 50.09, 52.3, 53.67, 53.06, 52.15, 53.13, 53.97, 54.91, 58.08, 57.55, 55.65, 55.26, 54.43, 63.57, 62.64, 65.04, 64.18, 57.78, 65.43, 61.37, 60.96, 60.13, 67.59, 61.04, 57.75, 59.78, 59.43, 62.63, 80.81, 67.29, 59.11, 59.39, 54.0, 60.27, 67.35, 69.84, 66.31, 69.0, 76.4, 83.68, 99.81, 126.7, 139.0, 136.2, 128.0], "yaxis": "y8"}, {"hovertemplate": "day: %{x} <br>val: %{y:.1f}", "mode": "lines", "name": "needpollen_larvae", "type": "scatter", "xaxis": "x8", "y": [0, 0, 0, 0, 0, 0, 0, 0, 0, 0, 0, 0, 0, 0, 0, 0, 0, 0, 0, 0, 0, 0, 0, 0, 0.02948, 0.09225, 0.1153, 0.1484, 0.3109, 0.222, 0.03934, 0.1231, 0.1972, 0.3336, 0.5846, 0.5645, 0.6145, 0.577, 0.4241, 0.8035, 0.8425, 0.817, 0.7189, 0.6375, 0.455, 0, 0.08417, 0.2631, 0.4208, 0.6159, 1.149, 1.248, 1.168, 0.8561, 1.622, 1.693, 1.775, 1.72, 1.662, 1.787, 1.669, 1.216, 2.133, 2.05, 2.22, 2.074, 1.504, 2.85, 2.967, 2.859, 2.744, 2.711, 1.982, 1.03, 2.533, 1.039, 1.638, 3.428, 2.827, 1.96, 3.729, 2.319, 3.959, 3.484, 2.459, 0, 0.4189, 1.341, 2.4, 4.575, 9.271, 10.96, 11.93, 12.27], "yaxis": "y8"}, {"hovertemplate": "day: %{x} <br>val: %{y:.1f}", "mode": "lines", "name": "storespollen", "type": "scatter", "xaxis": "x8", "y": [0, 0, 0, 0, 0, 0, 0, 0, 0, 0, 0, 0, 0, 0, 0, 0, 0, 0, 0, 0.01938, 0, 0, 0, 0, 0, 0, 0, 0, 0, 0, 0, 0, 0, 0.4232, 0, 0, 0, 0, 0, 0, 0, 0, 0, 0, 0, 0, 0, 0, 1.17, 0, 0.85, 1.139, 0.1294, 0, 0, 4.15, 0, 0, 0, 0, 0, 0.7677, 0.7207, 2.672, 0, 0, 0, 0, 0, 0, 0, 0, 0, 0, 0, 0, 0, 0, 0, 0, 0, 0, 0, 0, 0, 0, 32.2, 86.49, 162.4, 207.9, 345.7, 233.2, 116.7, 17.25], "yaxis": "y8"}, {"hovertemplate": "day: %{x} <br>val: %{y:.1f}", "mode": "lines", "name": "neednectar", "type": "scatter", "xaxis": "x9", "y": [75, 74.25, 73.51, 72.77, 72.04, 71.32, 70.61, 69.9, 69.21, 68.51, 67.83, 67.15, 66.48, 65.81, 65.16, 64.5, 63.86, 63.22, 62.59, 61.97, 61.34, 61.0, 60.67, 60.05, 59.43, 59.15, 58.82, 59.01, 60.29, 59.21, 57.05, 56.89, 57.09, 58.13, 60.3, 59.65, 59.75, 58.84, 56.69, 59.09, 58.48, 57.91, 56.57, 56.22, 54.69, 50.99, 50.4, 51.71, 53.07, 55.52, 60.03, 60.83, 59.35, 56.76, 62.13, 63.41, 63.37, 64.14, 63.34, 62.94, 61.34, 58.02, 67.81, 67.05, 68.35, 66.38, 59.98, 72.07, 71.05, 70.16, 69.07, 71.53, 63.65, 56.01, 65.87, 55.49, 61.54, 80.79, 70.72, 61.38, 72.76, 61.79, 76.09, 75.72, 68.91, 50.59, 57.6, 72.33, 88.53, 108.1, 160.7, 153.3, 158.9, 157.9], "yaxis": "y9"}, {"hovertemplate": "day: %{x} <br>val: %{y:.1f}", "mode": "lines", "name": "neednectar_adult", "type": "scatter", "xaxis": "x9", "y": [75, 74.25, 73.51, 72.77, 72.04, 71.32, 70.61, 69.9, 69.21, 68.51, 67.83, 67.15, 66.48, 65.81, 65.16, 64.5, 63.86, 63.22, 62.59, 61.97, 61.34, 61.0, 60.67, 60.05, 59.25, 58.6, 58.09, 57.95, 58.09, 57.69, 56.82, 56.16, 55.87, 55.89, 56.31, 55.75, 55.57, 55.04, 53.85, 53.65, 52.77, 52.32, 51.54, 51.72, 51.57, 50.99, 49.89, 50.13, 50.45, 51.31, 52.09, 52.36, 51.66, 51.01, 51.14, 51.94, 51.35, 52.37, 51.86, 50.8, 50.36, 49.85, 53.22, 52.88, 53.27, 52.72, 49.88, 52.75, 50.94, 50.6, 50.1, 52.92, 50.14, 48.68, 49.22, 48.95, 50.1, 57.25, 51.72, 48.18, 48.2, 45.95, 48.38, 51.14, 52.06, 50.59, 55.09, 64.28, 73.5, 77.21, 97.41, 78.39, 77.01, 73.73], "yaxis": "y9"}, {"hovertemplate": "day: %{x} <br>val: %{y:.1f}", "mode": "lines", "name": "neednectar_larvae", "type": "scatter", "xaxis": "x9", "y": [0, 0, 0, 0, 0, 0, 0, 0, 0, 0, 0, 0, 0, 0, 0, 0, 0, 0, 0, 0, 0, 0, 0, 0, 0.1769, 0.5535, 0.7261, 1.068, 2.195, 1.521, 0.2361, 0.7384, 1.229, 2.239, 3.997, 3.901, 4.172, 3.798, 2.846, 5.443, 5.708, 5.587, 5.031, 4.5, 3.117, 0, 0.505, 1.579, 2.622, 4.204, 7.942, 8.474, 7.687, 5.749, 10.99, 11.48, 12.03, 11.77, 11.49, 12.13, 10.99, 8.164, 14.59, 14.17, 15.08, 13.66, 10.1, 19.32, 20.11, 19.55, 18.97, 18.61, 13.51, 7.327, 16.65, 6.541, 11.44, 23.54, 19.0, 13.2, 24.57, 15.84, 27.71, 24.59, 16.85, 0, 2.513, 8.049, 15.03, 30.91, 63.27, 74.93, 81.88, 84.16], "yaxis": "y9"}, {"hovertemplate": "day: %{x} <br>val: %{y:.1f}", "mode": "lines", "name": "usagehoney", "type": "scatter", "xaxis": "x10", "y": [30, 29.7, 29.4, 29.11, 28.82, 28.53, 28.24, 27.96, 27.68, 27.41, 27.13, 26.86, 26.59, 26.33, 26.06, 25.8, 25.54, 25.29, 25.04, 24.79, 24.51, 24.4, 24.27, 24.02, 23.77, 23.66, 23.53, 23.61, 24.11, 23.68, 22.82, 22.76, 22.84, 23.25, 23.28, 23.86, 23.9, 23.54, 22.68, 23.64, 23.39, 23.16, 22.63, 22.49, 21.88, 20.39, 20.16, 20.68, 21.23, 20.59, 24.01, 23.31, 22.16, 22.53, 24.85, 25.36, 21.09, 25.66, 25.34, 25.17, 24.54, 23.21, 26.26, 25.99, 25.9, 26.55, 23.99, 28.83, 28.42, 28.06, 27.63, 28.61, 25.46, 22.4, 26.35, 22.2, 24.61, 32.31, 28.29, 24.55, 29.11, 24.72, 30.43, 30.29, 27.57, 20.24, 23.04, 17.41, 35.41, 43.25, 64.27, 61.33, 63.56, 63.16], "yaxis": "y10"}, {"hovertemplate": "day: %{x} <br>val: %{y:.1f}", "mode": "lines", "name": "usagenectar", "type": "scatter", "xaxis": "x10", "y": [0, 0, 0, 0, 0, 0, 0, 0, 0, 0, 0, 0, 0, 0, 0, 0, 0, 0, 0, 0, 0.07151, 0, 0, 0, 0, 0, 0, 0, 0, 0, 0, 0, 0, 0, 2.112, 0, 0, 0, 0, 0, 0, 0, 0, 0, 0, 0, 0, 0, 0, 4.054, 0, 2.548, 3.951, 0.4289, 0, 0, 10.64, 0, 0, 0, 0, 0, 2.16, 2.069, 3.609, 0, 0, 0, 0, 0, 0, 0, 0, 0, 0, 0, 0, 0, 0, 0, 0, 0, 0, 0, 0, 0, 0, 28.79, 0, 0, 0, 0, 0, 0], "yaxis": "y10"}, {"hovertemplate": "day: %{x} <br>val: %{y:.1f}", "mode": "lines", "name": "usagepollen", "type": "scatter", "xaxis": "x10", "y": [0, 0, 0, 0, 0, 0, 0, 0, 0, 0, 0, 0, 0, 0, 0, 0, 0, 0, 0, 0, 0.01938, 0, 0, 0, 0, 0, 0, 0, 0, 0, 0, 0, 0, 0, 0.4232, 0, 0, 0, 0, 0, 0, 0, 0, 0, 0, 0, 0, 0, 0, 1.17, 0, 0.85, 1.139, 0.1294, 0, 0, 4.15, 0, 0, 0, 0, 0, 0.7677, 0.7207, 2.672, 0, 0, 0, 0, 0, 0, 0, 0, 0, 0, 0, 0, 0, 0, 0, 0, 0, 0, 0, 0, 0, 0, 32.2, 58.73, 68.36, 83.45, 112.4, 116.6, 99.42], "yaxis": "y10"}], "layout": {"autosize": false, "height": 3000, "shapes": [{"type": "line", "x0": 90, "x1": 90, "xref": "x", "y0": 0, "y1": 1, "yref": "y domain"}, {"type": "line", "x0": 90, "x1": 90, "xref": "x2", "y0": 0, "y1": 1, "yref": "y2 domain"}, {"type": "line", "x0": 90, "x1": 90, "xref": "x3", "y0": 0, "y1": 1, "yref": "y3 domain"}, {"type": "line", "x0": 90, "x1": 90, "xref": "x4", "y0": 0, "y1": 1, "yref": "y4 domain"}, {"type": "line", "x0": 90, "x1": 90, "xref": "x5", "y0": 0, "y1": 1, "yref": "y5 domain"}, {"type": "line", "x0": 90, "x1": 90, "xref": "x6", "y0": 0, "y1": 1, "yref": "y6 domain"}, {"type": "line", "x0": 90, "x1": 90, "xref": "x7", "y0": 0, "y1": 1, "yref": "y7 domain"}, {"type": "line", "x0": 90, "x1": 90, "xref": "x8", "y0": 0, "y1": 1, "yref": "y8 domain"}, {"type": "line", "x0": 90, "x1": 90, "xref": "x9", "y0": 0, "y1": 1, "yref": "y9 domain"}, {"type": "line", "x0": 90, "x1": 90, "xref": "x10", "y0": 0, "y1": 1, "yref": "y10 domain"}], "width": 1200, "xaxis": {"anchor": "y", "domain": [0, 1], "matches": "x10", "showticklabels": false}, "xaxis10": {"anchor": "y10", "domain": [0, 1]}, "xaxis2": {"anchor": "y2", "domain": [0, 1], "matches": "x10", "showticklabels": false}, "xaxis3": {"anchor": "y3", "domain": [0, 1], "matches": "x10", "showticklabels": false}, "xaxis4": {"anchor": "y4", "domain": [0, 1], "matches": "x10", "showticklabels": false}, "xaxis5": {"anchor": "y5", "domain": [0, 1], "matches": "x10", "showticklabels": false}, "xaxis6": {"anchor": "y6", "domain": [0, 1], "matches": "x10", "showticklabels": false}, "xaxis7": {"anchor": "y7", "domain": [0, 1], "matches": "x10", "showticklabels": false}, "xaxis8": {"anchor": "y8", "domain": [0, 1], "matches": "x10", "showticklabels": false}, "xaxis9": {"anchor": "y9", "domain": [0, 1], "matches": "x10", "showticklabels": false}, "yaxis": {"anchor": "x", "domain": [0.9045, 1], "range": [0, 110000], "title": {"text": "cells"}}, "yaxis10": {"anchor": "x10", "domain": [0, 0.0955], "nticks": 10, "title": {"text": "usage poll & nectar"}}, "yaxis2": {"anchor": "x2", "domain": [0.804, 0.8995], "title": {"text": "incomes"}}, "yaxis3": {"anchor": "x3", "domain": [0.7035, 0.799], "nticks": 10, "title": {"text": "indexes weather"}}, "yaxis4": {"anchor": "x4", "domain": [0.603, 0.6985], "nticks": 10, "title": {"text": "indexes"}}, "yaxis5": {"anchor": "x5", "domain": [0.5025, 0.598], "nticks": 10, "title": {"text": "foragers"}}, "yaxis6": {"anchor": "x6", "domain": [0.402, 0.4975], "nticks": 10, "title": {"text": "need bees"}}, "yaxis7": {"anchor": "x7", "domain": [0.3015, 0.397], "nticks": 10, "title": {"text": "larvae 1-5"}}, "yaxis8": {"anchor": "x8", "domain": [0.201, 0.2965], "nticks": 10, "title": {"text": "need pollen"}}, "yaxis9": {"anchor": "x9", "domain": [0.1005, 0.196], "nticks": 10, "title": {"text": "need nectar"}}}}
